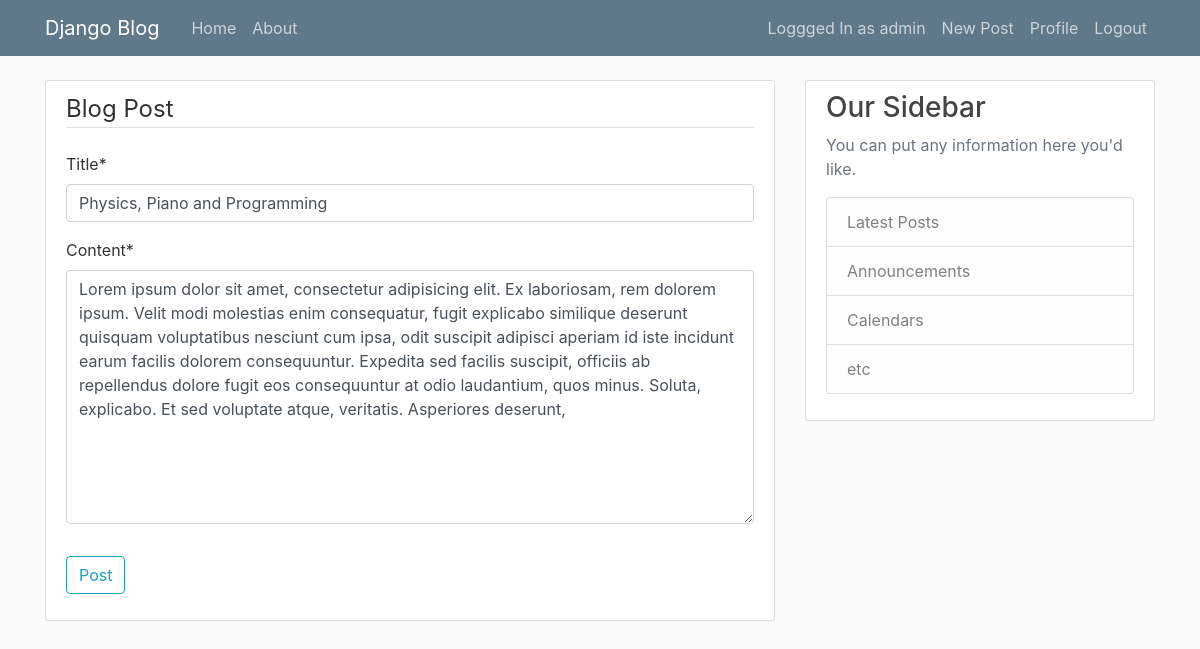
/post/30/update (signed in), run on the app's committed database.
### blog/models.py (models this page shows, shortened)
class Post(models.Model):
	title = models.CharField(max_length=100)
	content = models.TextField()
	date_posted = models.DateTimeField(default=timezone.now)
	author = models.ForeignKey(User, on_delete=models.CASCADE)

### blog/views.py (the view, shortened to what this page needs)
# urls.py: path('post/<int:pk>/update', PostUpdateView.as_view(), name="post-update"),
class PostUpdateView(LoginRequiredMixin, UserPassesTestMixin, UpdateView):
	model = Post
	fields = ['title', 'content']
	def test_func(self):
		post = self.get_object()
		if self.request.user == post.author:
			return True
		return False

### blog/templates/blog/post_form.html (shortened to what this page needs)
{% extends 'blog/base.html' %}
{% load crispy_forms_tags %}
{% block content %}
	<div class="content-section">
		<form action="" method="POST">
			<fieldset class="form-group">
				<legend class="border-bottom mb-4">Blog Post</legend>
				{{ form|crispy }}
			</fieldset>
			<div class="form-group">
				<button class="btn btn-outline-info" type="submit">Post</button>
			</div>
		</form>
	</div>
{% endblock %}

### blog/templates/blog/base.html (shortened to what this page needs)
{% load static %}
<!doctype html>
<html lang="en">
  <head>
    <link rel="stylesheet" href="https://maxcdn.bootstrapcdn.com/bootstrap/4.0.0/css/bootstrap.min.css">
    <link rel="stylesheet" href="{% static 'blog/main.css' %}">
  </head>
  <body>
    <header class="site-header">
      <nav class="navbar navbar-expand-md navbar-dark bg-steel fixed-top">
        <div class="container">
          <a class="navbar-brand mr-4" href="{% url 'blog-home' %}">Django Blog</a>
          <div class="collapse navbar-collapse" id="navbarToggle">
            <div class="navbar-nav mr-auto">
              <a class="nav-item nav-link" href="{% url 'blog-home' %}">Home</a>
              <a class="nav-item nav-link" href="{% url 'blog-about' %}">About</a>
            </div>
            <div class="navbar-nav">
              {% if user.is_authenticated %}
                <a class="nav-item nav-link" href="">Loggged In as {{ user.username }}</a>
                <a class="nav-item nav-link" href="{% url 'post-create' %}">New Post</a>
                <a class="nav-item nav-link" href="{% url 'profile' %}">Profile</a>
                <a class="nav-item nav-link" href="{% url 'logout' %}">Logout</a>
              {% else %}
                <a class="nav-item nav-link" href="{% url 'login' %}">Login</a>
                <a class="nav-item nav-link" href="{% url 'register' %}">Register</a>
              {% endif %}
            </div>
          </div>
        </div>
      </nav>
    </header>
    <main role="main" class="container">
      <div class="row">
        <div class="col-md-8">
          {% block content %}{% endblock %}
        </div>
        <div class="col-md-4">
          <div class="content-section">
            <h3>Our Sidebar</h3>
            <p class='text-muted'>You can put any information here you'd like.
              <ul class="list-group">
                <li class="list-group-item list-group-item-light">Latest Posts</li>
                <li class="list-group-item list-group-item-light">Announcements</li>
                <li class="list-group-item list-group-item-light">Calendars</li>
                <li class="list-group-item list-group-item-light">etc</li>
              </ul>
            </p>
          </div>
        </div>
      </div>
    </main>
  </body>
</html>

### blog/static/blog/main.css (style rules this page uses)
body { background: #fafafa; color: #333333; margin-top: 5rem; }
h1, h2, h3, h4, h5, h6 { color: #444444; }
ul { margin: 0; }
.bg-steel { background-color: #5f788a; }
.site-header .navbar-nav .nav-link { color: #cbd5db; }
.content-section { background: #ffffff; padding: 10px 20px; border: 1px solid #dddddd; border-radius: 3px; margin-bottom: 20px; }

### data on the page
Post: title "Physics, Piano and Programming", content "Lorem ipsum dolor sit amet, consectetur adipisicing elit. Ex laboriosam, rem dolorem ipsum. Velit modi molestias enim consequatur, fugit explicabo similique deserunt quisquam voluptatibus nesciunt cum ipsa, odit suscipit adipisci aperiam id iste incidunt earum facilis dolorem consequuntur. Expedita sed facilis suscipit, officiis ab repellendus dolore fugit eos consequuntur at odio laudantium, quos minus. Soluta, explicabo. Et sed voluptate atque, veritatis. Asperiores deserunt,"

### other printed values
{{ user.username }} "admin"
